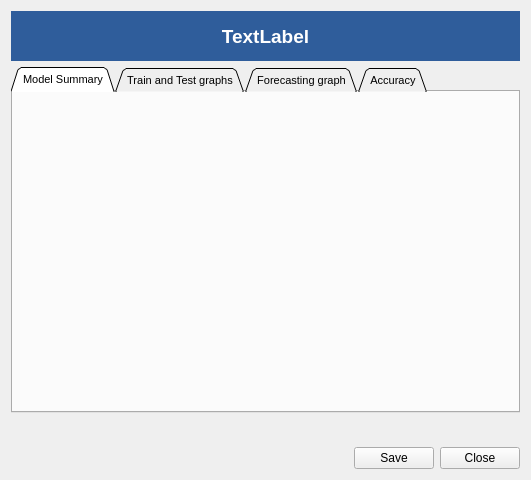
<?xml version="1.0" encoding="UTF-8"?>
<ui version="4.0">
 <class>Results</class>
 <widget class="QDialog" name="Results">
  <property name="geometry">
   <rect>
    <x>0</x>
    <y>0</y>
    <width>531</width>
    <height>480</height>
   </rect>
  </property>
  <property name="windowTitle">
   <string>Results Visualization</string>
  </property>
  <layout class="QVBoxLayout" name="verticalLayout">
   <item>
    <widget class="QLabel" name="L_title">
     <property name="minimumSize">
      <size>
       <width>0</width>
       <height>50</height>
      </size>
     </property>
     <property name="font">
      <font>
       <pointsize>14</pointsize>
       <weight>75</weight>
       <bold>true</bold>
       <strikeout>false</strikeout>
      </font>
     </property>
     <property name="styleSheet">
      <string notr="true">background-color: rgb(47, 93, 155);
color: white;</string>
     </property>
     <property name="frameShape">
      <enum>QFrame::NoFrame</enum>
     </property>
     <property name="text">
      <string>TextLabel</string>
     </property>
     <property name="alignment">
      <set>Qt::AlignCenter</set>
     </property>
    </widget>
   </item>
   <item>
    <widget class="QTabWidget" name="tabWidget">
     <property name="font">
      <font>
       <pointsize>8</pointsize>
       <weight>50</weight>
       <bold>false</bold>
      </font>
     </property>
     <property name="tabShape">
      <enum>QTabWidget::Triangular</enum>
     </property>
     <property name="currentIndex">
      <number>0</number>
     </property>
     <property name="documentMode">
      <bool>false</bool>
     </property>
     <property name="tabsClosable">
      <bool>false</bool>
     </property>
     <widget class="QWidget" name="tab_1">
      <attribute name="title">
       <string>Model Summary</string>
      </attribute>
      <layout class="QGridLayout" name="gridLayout">
       <item row="0" column="0">
        <layout class="QVBoxLayout" name="modelLayout"/>
       </item>
      </layout>
     </widget>
     <widget class="QWidget" name="tab_2">
      <attribute name="title">
       <string>Train and Test graphs</string>
      </attribute>
      <layout class="QGridLayout" name="gridLayout_2">
       <item row="0" column="0">
        <layout class="QHBoxLayout" name="plotLayout_1"/>
       </item>
      </layout>
     </widget>
     <widget class="QWidget" name="tab_3">
      <attribute name="title">
       <string>Forecasting graph</string>
      </attribute>
      <layout class="QGridLayout" name="gridLayout_3">
       <item row="0" column="0">
        <layout class="QVBoxLayout" name="plotLayout_2"/>
       </item>
      </layout>
     </widget>
     <widget class="QWidget" name="tab_4">
      <attribute name="title">
       <string>Accuracy</string>
      </attribute>
      <layout class="QGridLayout" name="gridLayout_4">
       <item row="0" column="0">
        <layout class="QVBoxLayout" name="ac1Layout">
         <item alignment="Qt::AlignTop">
          <widget class="QLabel" name="L_result">
           <property name="text">
            <string>TextLabel</string>
           </property>
          </widget>
         </item>
        </layout>
       </item>
      </layout>
     </widget>
    </widget>
   </item>
   <item>
    <layout class="QHBoxLayout" name="horizontalLayout_3">
     <item>
      <widget class="QPushButton" name="pb_prev">
       <property name="maximumSize">
        <size>
         <width>50</width>
         <height>16777215</height>
        </size>
       </property>
       <property name="text">
        <string/>
       </property>
       <property name="icon">
        <iconset>
         <normaloff>img/arrow_prev.png</normaloff>img/arrow_prev.png</iconset>
       </property>
       <property name="iconSize">
        <size>
         <width>50</width>
         <height>50</height>
        </size>
       </property>
       <property name="flat">
        <bool>true</bool>
       </property>
      </widget>
     </item>
     <item>
      <spacer name="horizontalSpacer_3">
       <property name="orientation">
        <enum>Qt::Horizontal</enum>
       </property>
       <property name="sizeHint" stdset="0">
        <size>
         <width>40</width>
         <height>20</height>
        </size>
       </property>
      </spacer>
     </item>
     <item>
      <widget class="QPushButton" name="pb_next">
       <property name="maximumSize">
        <size>
         <width>50</width>
         <height>16777215</height>
        </size>
       </property>
       <property name="text">
        <string/>
       </property>
       <property name="icon">
        <iconset>
         <normaloff>img/arrow_next.png</normaloff>img/arrow_next.png</iconset>
       </property>
       <property name="iconSize">
        <size>
         <width>50</width>
         <height>50</height>
        </size>
       </property>
       <property name="flat">
        <bool>true</bool>
       </property>
      </widget>
     </item>
    </layout>
   </item>
   <item>
    <layout class="QHBoxLayout" name="horizontalLayout_5">
     <property name="sizeConstraint">
      <enum>QLayout::SetDefaultConstraint</enum>
     </property>
     <item>
      <spacer name="horizontalSpacer_5">
       <property name="orientation">
        <enum>Qt::Horizontal</enum>
       </property>
       <property name="sizeHint" stdset="0">
        <size>
         <width>40</width>
         <height>20</height>
        </size>
       </property>
      </spacer>
     </item>
     <item>
      <widget class="QPushButton" name="pb_saveResults">
       <property name="maximumSize">
        <size>
         <width>100</width>
         <height>16777215</height>
        </size>
       </property>
       <property name="text">
        <string>Save</string>
       </property>
      </widget>
     </item>
     <item alignment="Qt::AlignRight">
      <widget class="QPushButton" name="pb_cancel">
       <property name="maximumSize">
        <size>
         <width>100</width>
         <height>16777215</height>
        </size>
       </property>
       <property name="text">
        <string>Close</string>
       </property>
      </widget>
     </item>
    </layout>
   </item>
  </layout>
 </widget>
 <resources/>
 <connections/>
</ui>
